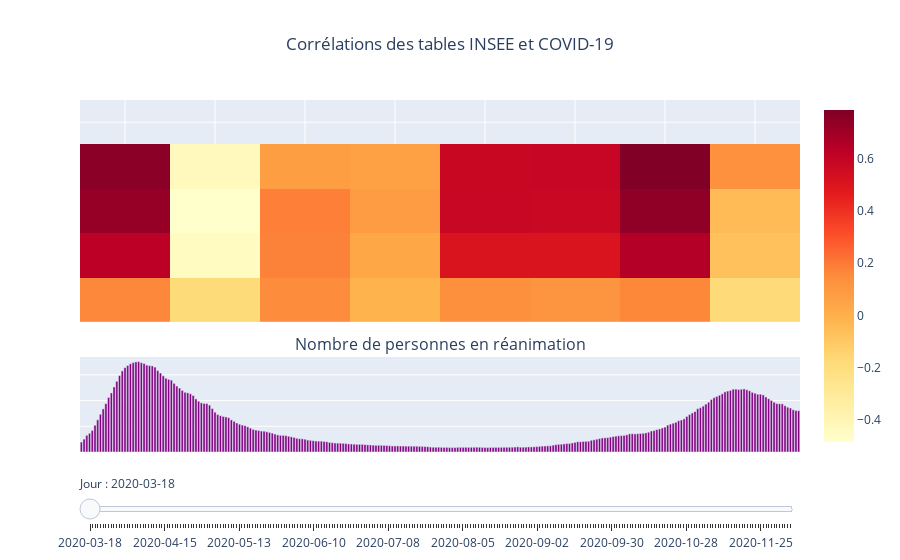

Notebook code for this chart:
### Markdown cell above
### Corrélation entre les tables COVID-19 et INSEE

### Code cell
figure = make_subplots(rows = 2,
                       cols = 1,
                       subplot_titles=("", "Nombre de personnes en réanimation"),
                       row_heights = [0.7, 0.3],
                       vertical_spacing=0.1)

rows = ["Nombre cumulé de décès", "Nombre de personnes hospitalisées", "Nombre de personnes en réanimation",
        "Nombre de passages COVID-19 quotidien aux urgences", "Taux de positivité"]
columns = ["Densité de population (2020)", "Taux brut de mortalité (2019)", "Taille moyenne des ménages (2017)",
           "Taux de pauvreté (2017)", "Part des résidences principales suroccupées (2016)",
           "Part postes du commerce, transport et services marchands (2015)",
           "Moyen de transport utilisé pour se rendre au travail - transport en commun (2017)",
           "Vente de cigarettes par habitant de 15 à 74 ans (2013)"]

figure.add_trace(go.Bar(x = df_covid_temp_france.index,
                        y = df_covid_temp_france["Nombre de personnes en réanimation"],
                        marker_color='purple'),
                        row = 2,
                        col = 1)

for date in df_covid_time.index:
    array = []
    for bubble_dfname in rows:
        row = []
        for color_dfname in columns:
            df_temp = df_covid_time["data"][date]
            df_temp[color_dfname] = df_insee[color_dfname]
            df_temp = df_temp.dropna(subset = [color_dfname, bubble_dfname])
            if len(df_temp.index) > 2:
                row.append(pearsonr(df_temp[bubble_dfname], df_temp[color_dfname])[0])
            else:
                row.append(None)
        array.append(row)
    figure.add_trace(go.Heatmap(x = columns,
                                y = rows,
                                z = array,
                                type = "heatmap",
                                hovertemplate = "x : %{x}<br>" +
                                                "y : %{y}<br>" +
                                                "r : %{z}<br>" +
                                                "<extra></extra>",
                                colorscale = "YlOrRd",
                                visible = (len(figure.data) == 1),
                                showlegend = False),
                                row = 1,
                                col = 1)
    

days = []
i = 1
for date in df_covid_time.index:
    day = dict(method = 'restyle', 
               label = date, 
               args = ['visible', [False] * len(figure.data)])
    day['args'][1][0] = True
    day['args'][1][i] = True
    days.append(day)
    i += 1
    
sliders = [dict(currentvalue = {"prefix": "Jour : "}, active = 0, steps = days)]
    
figure.layout.sliders = sliders
figure.update_yaxes(showticklabels = False)
figure.update_xaxes(showticklabels = False)
figure.update_layout(hovermode='closest',
                     title = "Corrélations des tables INSEE et COVID-19",
                     title_x = 0.5)

figure.show()
